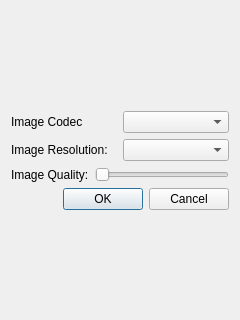
<?xml version="1.0" encoding="UTF-8"?>
<ui version="4.0">
 <class>StillSettingsUi</class>
 <widget class="QDialog" name="StillSettingsUi">
  <property name="windowModality">
   <enum>Qt::NonModal</enum>
  </property>
  <property name="geometry">
   <rect>
    <x>0</x>
    <y>0</y>
    <width>240</width>
    <height>320</height>
   </rect>
  </property>
  <property name="windowTitle">
   <string>Dialog</string>
  </property>
  <layout class="QVBoxLayout" name="verticalLayout">
   <item>
    <spacer name="verticalSpacer_2">
     <property name="orientation">
      <enum>Qt::Vertical</enum>
     </property>
     <property name="sizeHint" stdset="0">
      <size>
       <width>20</width>
       <height>89</height>
      </size>
     </property>
    </spacer>
   </item>
   <item>
    <layout class="QHBoxLayout" name="horizontalLayout">
     <item>
      <widget class="QLabel" name="label_12">
       <property name="text">
        <string>Image Codec</string>
       </property>
      </widget>
     </item>
     <item>
      <widget class="QComboBox" name="imageCodecBox"/>
     </item>
    </layout>
   </item>
   <item>
    <layout class="QHBoxLayout" name="horizontalLayout_5">
     <item>
      <widget class="QLabel" name="label_8">
       <property name="text">
        <string>Image Resolution:</string>
       </property>
      </widget>
     </item>
     <item>
      <widget class="QComboBox" name="imageResolutionBox"/>
     </item>
    </layout>
   </item>
   <item>
    <layout class="QHBoxLayout" name="horizontalLayout_8">
     <item>
      <widget class="QLabel" name="label_7">
       <property name="text">
        <string>Image Quality:</string>
       </property>
      </widget>
     </item>
     <item>
      <widget class="QSlider" name="imageQualitySlider">
       <property name="maximum">
        <number>4</number>
       </property>
       <property name="orientation">
        <enum>Qt::Horizontal</enum>
       </property>
      </widget>
     </item>
    </layout>
   </item>
   <item>
    <widget class="QDialogButtonBox" name="buttonBox">
     <property name="layoutDirection">
      <enum>Qt::LeftToRight</enum>
     </property>
     <property name="orientation">
      <enum>Qt::Horizontal</enum>
     </property>
     <property name="standardButtons">
      <set>QDialogButtonBox::Cancel|QDialogButtonBox::Ok</set>
     </property>
    </widget>
   </item>
   <item>
    <spacer name="verticalSpacer">
     <property name="orientation">
      <enum>Qt::Vertical</enum>
     </property>
     <property name="sizeHint" stdset="0">
      <size>
       <width>20</width>
       <height>14</height>
      </size>
     </property>
    </spacer>
   </item>
  </layout>
 </widget>
 <resources/>
 <connections/>
</ui>
